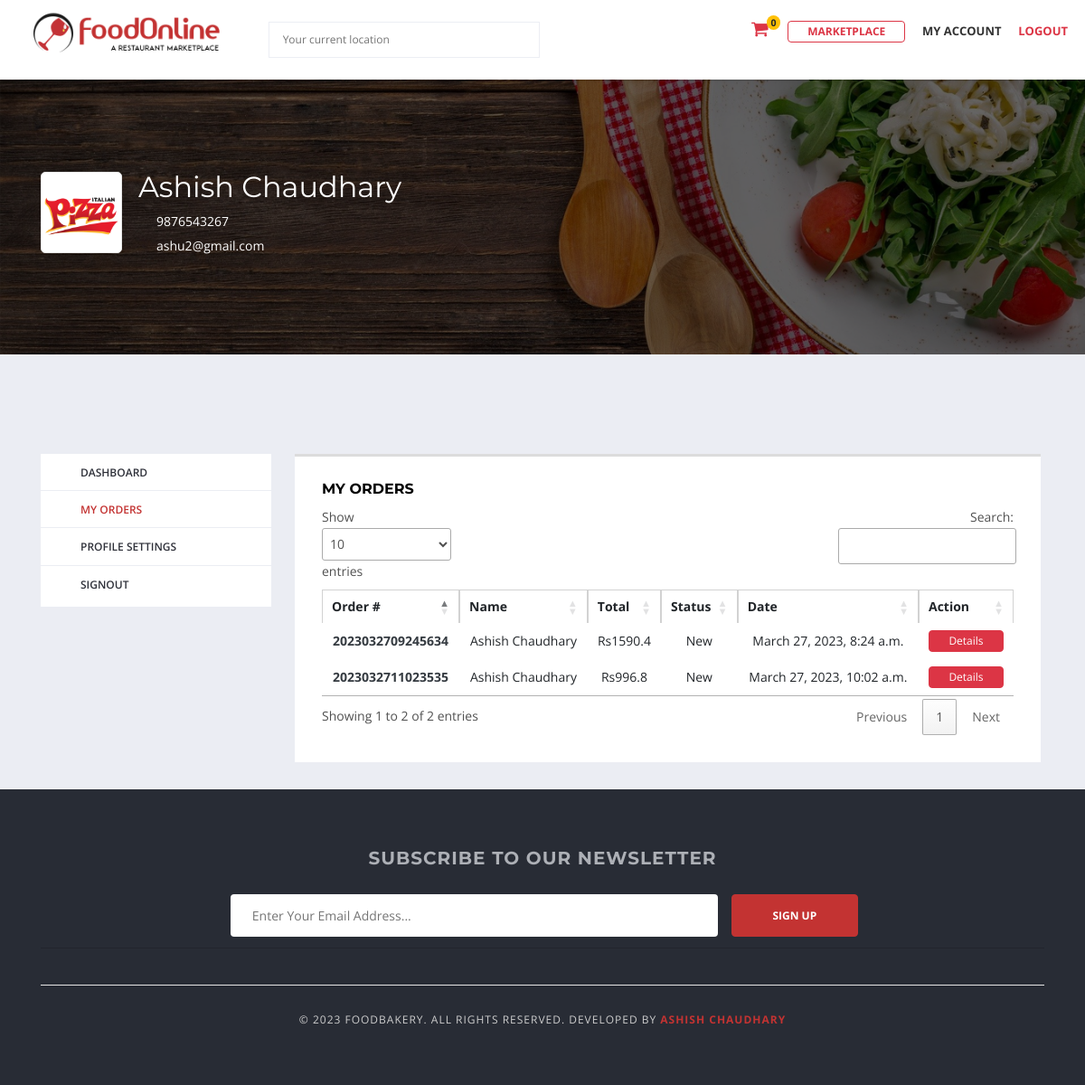
Screenshot of /customer/my_orders/ (signed in) with the database file from the repository.
### account/models.py (models this page shows, shortened)
class User(AbstractBaseUser):
    VENDOR = 1
    CUSTOMER = 2
    ROLE_CHOICE=(
        (VENDOR,'Vendor'),
        (CUSTOMER,'Customer')
    )
    first_name = models.CharField(max_length=50)
    last_name = models.CharField(max_length=50)
    username = models.CharField(unique=True,max_length=100)
    email = models.EmailField(unique=True, max_length=254)
    phone_number = models.CharField(max_length=15)
    role = models.PositiveSmallIntegerField(choices=ROLE_CHOICE, blank=True, null=True)
    date_joined = models.DateTimeField(auto_now_add=True)
    last_login = models.DateTimeField(auto_now_add=True)
    created_date = models.DateTimeField(auto_now_add=True)
    modified_date = models.DateTimeField(auto_now_add=True)
    is_admin = models.BooleanField(default=False)
    is_staff = models.BooleanField(default=False)
    is_active = models.BooleanField(default=False)
    is_superadmin = models.BooleanField(default=False)
    USERNAME_FIELD= 'email'
    REQUIRED_FIELDS= ['username','first_name','last_name']
    objects=UserManager()

### order/models.py (models this page shows, shortened)
class Order(models.Model):
    STATUS = (
        ('New', 'New'),
        ('Accepted', 'Accepted'),
        ('Completed', 'Completed'),
        ('Cancelled', 'Cancelled'),
    )
    user = models.ForeignKey(User, on_delete=models.SET_NULL, null=True)
    payment = models.ForeignKey(Payment, on_delete=models.SET_NULL, blank=True, null=True)
    vendors = models.ManyToManyField(Vendor, blank=True)
    order_number = models.CharField(max_length=20)
    first_name = models.CharField(max_length=50)
    last_name = models.CharField(max_length=50)
    phone = models.CharField(max_length=15, blank=True)
    email = models.EmailField(max_length=50)
    address = models.CharField(max_length=200)
    country = models.CharField(max_length=15, blank=True)
    state = models.CharField(max_length=15, blank=True)
    city = models.CharField(max_length=50)
    pin_code = models.CharField(max_length=10)
    total = models.FloatField()
    tax_data = models.JSONField(blank=True, help_text = "Data format: {'tax_type':{'tax_percentage':'tax_amount'}}", null=True)
    total_data = models.JSONField(blank=True, null=True)
    total_tax = models.FloatField()
    payment_method = models.CharField(max_length=25)
    status = models.CharField(max_length=15, choices=STATUS, default='New')
    is_ordered = models.BooleanField(default=False)
    created_at = models.DateTimeField(auto_now_add=True)
    updated_at = models.DateTimeField(auto_now=True)
    @property
    def name(self):
        return f'{self.first_name} {self.last_name}'

### customer/views.py (the view)
# urls.py: path('my_orders/', views.my_orders, name='customer_my_orders'),
def my_orders(request):
    orders = Order.objects.filter(user=request.user, is_ordered=True).order_by('-created_at')
    context = {
        'orders':orders,
    }
    return render(request,'customer/my_orders.html',context)

### account/context_processors.py (called while the page is built)
def get_vendor(request):
    try:
        vendor = Vendor.objects.get(user=request.user)
    except:
        vendor = None
    return dict(vendor=vendor)

def get_user_profile(request):
    try:
        user_profile = UserProfile.objects.get(user=request.user)
    except:
        user_profile = None
    return dict(user_profile=user_profile)

def get_google_api(request):
    return {'GOOGLE_API_KEY': settings.GOOGLE_API_KEY}

### marketplace/context_processors.py (called while the page is built)
def get_cart_counter(request):
    cart_count = 0
    if request.user.is_authenticated:
        try:
            cart_items = Cart.objects.filter(user=request.user)
            if cart_items:
                for cart_item in cart_items:
                    cart_count += cart_item.quantity
            else:
                cart_count = 0
        except:
            cart_count = 0
    return dict(cart_count=cart_count)

def get_cart_amounts(request):
    subtotal = 0
    tax = 0
    grand_total = 0
    tax_dict = {}
    if request.user.is_authenticated:
        cart_items = Cart.objects.filter(user=request.user)
        for item in cart_items:
            fooditem = FoodItem.objects.get(pk=item.fooditem.id)
            subtotal += (fooditem.price * item.quantity)
        get_tax = Tax.objects.filter(is_active=True)
        for i in get_tax:
            tax_type = i.tax_type
            tax_percentage = i.tax_percentage
            tax_amount = round((tax_percentage*subtotal)/100,2)
            tax_dict.update({tax_type:{str(tax_percentage):tax_amount}})
        tax = sum(x for key in tax_dict.values() for x in key.values())
        grand_total = subtotal + tax
    return dict(subtotal=subtotal, tax=tax, grand_total=grand_total, tax_dict=tax_dict)

### order/request_object.py (called while the page is built)
def RequestObjectMiddleware(get_response):
    def middleware(request):
        models.request_object = request
        response = get_response(request)
        return response
    return middleware

### templates/customer/my_orders.html (shortened to what this page needs)
{% extends 'base.html' %}
{% load static %}
{% block content %}
<div class="main-section">
    {% include 'customer/cover.html' %}
    <div class="page-section account-header buyer-logged-in">
        <div class="container">
            <div class="row">
                <div class="col-lg-3 col-md-3 col-sm-12 col-xs-12">
                    {% include 'includes/c_sidebar.html' %}
                </div>
                <div class="col-lg-9 col-md-9 col-sm-12 col-xs-12">
                    <div class="user-dashboard loader-holder">
                        <div class="user-holder">
                            <h5 class="text-uppercase">My Orders</h5>
                            <div class="row">
                                <div class="col-lg-12 col-md-12 col-sm-12 col-xs-12">
                                    <div class="user-orders-list">
                                        <div class="responsive-table">
                                            <table class="table table-hover" id="myOrdersTable">
                                                <thead>
                                                  <tr>
                                                    <th scope="col">Order #</th>
                                                    <th scope="col">Name</th>
                                                    <th scope="col">Total</th>
                                                    <th scope="col">Status</th>
                                                    <th scope="col">Date</th>
                                                    <th scope="col">Action</th>
                                                  </tr>
                                                </thead>
                                                <tbody>
                                                    {% for order in orders %}
                                                  <tr>
                                                    <td><b><a href="{% url 'order_detail' order.order_number %}" class="text-dark">{{ order.order_number }}</a></b></td>
                                                    <td>{{ order.name }}</td>
                                                    <td>Rs{{ order.total }}</td>
                                                    <td>{{ order.status }}</td>
                                                    <td>{{ order.created_at }}</td>
                                                    <td><a href="{% url 'order_detail' order.order_number %}" class="btn btn-danger">Details</a></td>
                                                  </tr>
                                                  {% endfor %}
                                                </tbody>
                                              </table>
                                        </div>
                                    </div>
                                </div>
                            </div>
                        </div>
                    </div>
                </div>
            </div>
        </div>
    </div>
</div>
{% endblock %}

### templates/customer/cover.html
{% load static %}
<div class="page-section restaurant-detail-image-section" style=" background: url({% if user_profile.cover_picture %}{{ user_profile.cover_picture.url }} {% else %} {% static 'images/default-cover.png' %} {% endif %} ) no-repeat scroll 0 0 / cover;">
    <div class="container">
        <div class="row">
            <div class="col-lg-12 col-md-12 col-sm-12 col-xs-12">
                <div class="company-info-detail">
                    <div class="company-info">
                        <div class="img-holder">
                            <figure>
                                {% if user_profile.profile_picture %}
                                <img src="{{ user_profile.profile_picture.url }}" alt="Profile Picture">
                                {% else %}
                                <img src="{% static 'extra-images/listing-logo18.png' %}" alt="">
                                {% endif %}
                            </figure>
                        </div>
                        <div class="text-holder">
                            <span class="restaurant-title">{{ user.first_name }} {{ user.last_name }}</span>
                            <div class="text">
                                <i class="icon-phone"></i>
                                <p>{{ user.phone_number }}</p>
                                <i class="icon-envelope"></i>
                                <p>{{ user.email }}</p>
                            </div>
                        </div>
                    </div>
                </div>
            </div>
        </div>
    </div>
</div>

### foodOnline_main/static/css/custom.css (style rules this page uses)
.btn { padding: 2px 1.75em; font-size: 12px; cursor: pointer; }
table > tbody > tr > td { border: none !important; }
table td, table th { line-height: 1rem !important; }

### templates/base.html (style rules this page uses)
body, .main-section p, .mce-content-body p { font:Normal 14px/24px "Open Sans", sans-serif;letter-spacing: 0px;text-transform: none;color: #515151 !important; }

### rows the page displays
User: first_name "Ashish", last_name "Chaudhary", phone_number "9876543267", email "ashu2@gmail.com"
Order: order_number "2023032711023535", name "Ashish Chaudhary", total "996.8", status "New", created_at "March 27, 2023, 10:02 a.m."
Order: order_number "2023032709245634", name "Ashish Chaudhary", total "1590.4", status "New", created_at "March 27, 2023, 8:24 a.m."

### other values shown
{{ cart_count }} "0"
